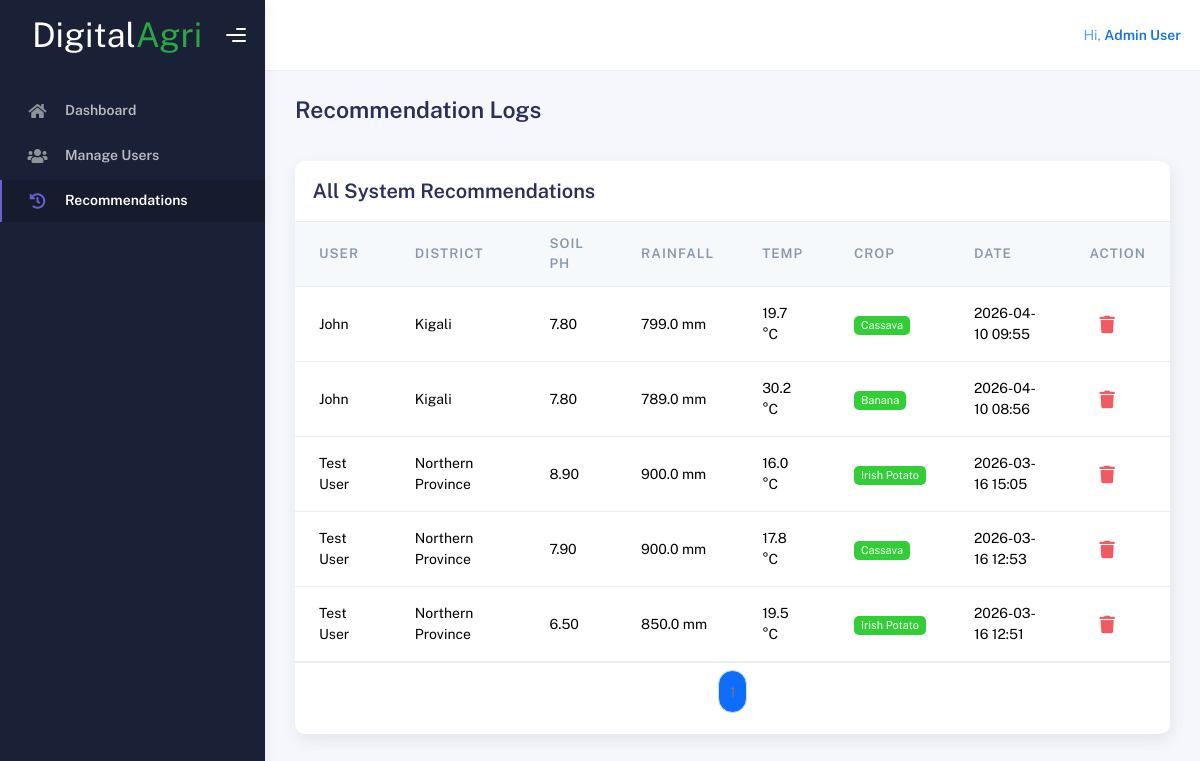
The app's page /admin/recommendations (signed in) with its own data.
### models.py (models this page shows, shortened)
class User(UserMixin, db.Model):
    __tablename__ = 'users'
    id = db.Column(db.Integer, primary_key=True)
    name = db.Column(db.String(100), nullable=False)
    email = db.Column(db.String(120), unique=True, nullable=False)
    password = db.Column(db.String(255), nullable=False)
    district = db.Column(db.String(100))
    farm_size = db.Column(db.Float)  # in hectares
    created_at = db.Column(db.DateTime, default=datetime.utcnow)
    updated_at = db.Column(db.DateTime, default=datetime.utcnow, onupdate=datetime.utcnow)
    recommendations = db.relationship('RecommendationHistory', backref='user', lazy=True)

class RecommendationHistory(db.Model):
    __tablename__ = 'recommendation_history'
    id = db.Column(db.Integer, primary_key=True)
    user_id = db.Column(db.Integer, db.ForeignKey('users.id'), nullable=False)
    district = db.Column(db.String(100), nullable=False)
    soil_type = db.Column(db.String(50))
    soil_ph = db.Column(db.Float)
    rainfall = db.Column(db.Float)
    temperature = db.Column(db.Float)
    humidity = db.Column(db.Float)
    farm_size = db.Column(db.Float)
    recommended_crops = db.Column(db.Text)  # JSON string of recommendations
    confidence_score = db.Column(db.Float)
    planting_season = db.Column(db.String(50))
    weather_data = db.Column(db.Text)  # JSON string
    created_at = db.Column(db.DateTime, default=datetime.utcnow)

### app.py (the view)
@app.route('/admin/recommendations')
@login_required
def admin_recommendations():
    if current_user.email != 'admin@digitalagri.rw':
        flash('Access denied. Admin privileges required.', 'danger')
        return redirect(url_for('dashboard'))
    page = request.args.get('page', 1, type=int)
    recommendations = RecommendationHistory.query.order_by(
        RecommendationHistory.created_at.desc()).paginate(
        page=page, per_page=20, error_out=False)
    return render_template('dashboard/admin_recommendations.html', recommendations=recommendations)

### app.py (called while the page is built)
@login_manager.user_loader
def load_user(user_id):
    return User.query.get(int(user_id))

### templates/dashboard/admin_recommendations.html (shortened to what this page needs)
<!DOCTYPE html>
<html lang="en">
  <head>
    <link rel="stylesheet" href="{{ url_for('static', filename='dashboard/assets/css/bootstrap.min.css') }}" />
    <link rel="stylesheet" href="{{ url_for('static', filename='dashboard/assets/css/plugins.min.css') }}" />
    <link rel="stylesheet" href="{{ url_for('static', filename='dashboard/assets/css/kaiadmin.min.css') }}" />
  </head>
  <body>
    <div class="wrapper">
      <div class="sidebar" data-background-color="dark">
        <div class="sidebar-logo">
          <div class="logo-header" data-background-color="dark">
            <a href="{{ url_for('admin_dashboard') }}" class="logo d-flex align-items-center">
              <span class="sitename" style="color: #ffffff; font-size: 2em;">Digital<span style="color: #28a745;">Agri</span></span>
            </a>
            <div class="nav-toggle">
              <button class="btn btn-toggle toggle-sidebar"><i class="gg-menu-right"></i></button>
            </div>
          </div>
        </div>
        <div class="sidebar-wrapper scrollbar scrollbar-inner">
          <div class="sidebar-content">
            <ul class="nav nav-secondary">
              <li class="nav-item">
                <a href="{{ url_for('admin_dashboard') }}">
                  <i class="fas fa-home"></i>
                  <p>Dashboard</p>
                </a>
              </li>
              <li class="nav-item">
                <a href="{{ url_for('admin_users') }}">
                  <i class="fas fa-users"></i>
                  <p>Manage Users</p>
                </a>
              </li>
              <li class="nav-item active">
                <a href="{{ url_for('admin_recommendations') }}">
                  <i class="fas fa-history"></i>
                  <p>Recommendations</p>
                </a>
              </li>
            </ul>
          </div>
        </div>
      </div>
      <div class="main-panel">
        <div class="main-header">
          <nav class="navbar navbar-header navbar-header-transparent navbar-expand-lg border-bottom">
            <div class="container-fluid">
              <ul class="navbar-nav topbar-nav ms-md-auto align-items-center">
                <li class="nav-item dropdown hidden-caret">
                  <a class="dropdown-toggle profile-pic" data-bs-toggle="dropdown" href="#" aria-expanded="false">
                    <span class="profile-username">
                      <span class="op-7">Hi,</span>
                      <span class="fw-bold">{{ current_user.name }}</span>
                    </span>
                  </a>
                </li>
              </ul>
            </div>
          </nav>
        </div>
        <div class="container">
          <div class="page-inner">
            <div class="page-header">
              <h3 class="fw-bold mb-3">Recommendation Logs</h3>
            </div>
            <div class="row">
              <div class="col-md-12">
                <div class="card card-round">
                  <div class="card-header">
                    <div class="card-title">All System Recommendations</div>
                  </div>
                  <div class="card-body p-0">
                    <div class="table-responsive">
                      <table class="table align-items-center mb-0">
                        <thead class="thead-light">
                          <tr>
                            <th>User</th>
                            <th>District</th>
                            <th>Soil pH</th>
                            <th>Rainfall</th>
                            <th>Temp</th>
                            <th>Crop</th>
                            <th>Date</th>
                            <th>Action</th>
                          </tr>
                        </thead>
                        <tbody>
                          {% for rec in recommendations.items %}
                          <tr>
                            <td>{{ rec.user.name }}</td>
                            <td>{{ rec.district }}</td>
                            <td>{{ "%.2f"|format(rec.soil_ph) if rec.soil_ph else 'N/A' }}</td>
                            <td>{{ "%.1f"|format(rec.rainfall) if rec.rainfall else 'N/A' }} mm</td>
                            <td>{{ "%.1f"|format(rec.temperature) if rec.temperature else 'N/A' }} °C</td>
                            <td>
                              <span class="badge badge-success">
                                {{ rec.recommended_crops.replace('_', ' ').title() }}
                              </span>
                            </td>
                            <td>{{ rec.created_at.strftime('%Y-%m-%d %H:%M') }}</td>
                            <td>
                              <form action="{{ url_for('delete_recommendation', rec_id=rec.id) }}" method="POST" style="display:inline;" onsubmit="return confirmDelete(event);">
                                <button type="submit" class="btn btn-icon btn-link btn-danger" title="Delete Log">
                                  <i class="fa fa-trash"></i>
                                </button>
                              </form>
                            </td>
                          </tr>
                          {% endfor %}
                        </tbody>
                      </table>
                    </div>
                  </div>
                  <div class="card-footer">
                    <nav aria-label="Page navigation">
                      <ul class="pagination justify-content-center">
                        {% for page_num in recommendations.iter_pages() %}
                          {% if page_num %}
                            <li class="page-item {{ 'active' if page_num == recommendations.page else '' }}">
                              <a class="page-link" href="{{ url_for('admin_recommendations', page=page_num) }}">{{ page_num }}</a>
                            </li>
                          {% else %}
                            <li class="page-item disabled"><span class="page-link">...</span></li>
                          {% endif %}
                        {% endfor %}
                      </ul>
                    </nav>
                  </div>
                </div>
              </div>
            </div>
          </div>
        </div>
      </div>
    </div>
  </body>
</html>

### records on screen
User: name "Admin User"
RecommendationHistory: user.name "John", district "Kigali", soil_ph "7.80", rainfall "799.0", temperature "19.7", recommended_crops.replace "Cassava", created_at "2026-04-10 09:55"
RecommendationHistory: user.name "John", district "Kigali", soil_ph "7.80", rainfall "789.0", temperature "30.2", recommended_crops.replace "Banana", created_at "2026-04-10 08:56"
RecommendationHistory: user.name "Test User", district "Northern Province", soil_ph "8.90", rainfall "900.0", temperature "16.0", recommended_crops.replace "Irish Potato", created_at "2026-03-16 15:05"
RecommendationHistory: user.name "Test User", district "Northern Province", soil_ph "7.90", rainfall "900.0", temperature "17.8", recommended_crops.replace "Cassava", created_at "2026-03-16 12:53"
RecommendationHistory: user.name "Test User", district "Northern Province", soil_ph "6.50", rainfall "850.0", temperature "19.5", recommended_crops.replace "Irish Potato", created_at "2026-03-16 12:51"

### other values on screen
{{ page_num }} "1"
